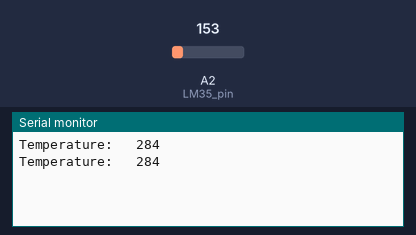
Recording of a sketch running on a simulated Arduino Uno, built with avr-gcc and run on an emulated ATmega328P. Shown: the last lines printed to the serial monitor. Inputs (shaded band) come from the test bench; at power-on: A2 (LM35_pin) = 153.

Above: at 1.8 s.
1.9 s: A2 (LM35_pin) set to 165
At 2.4 s:
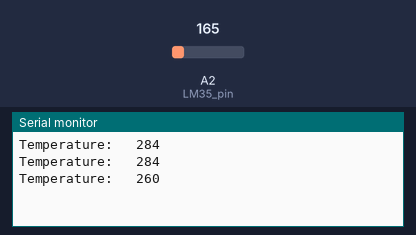
3.4 s: A2 (LM35_pin) set to 175
At 4.8 s:
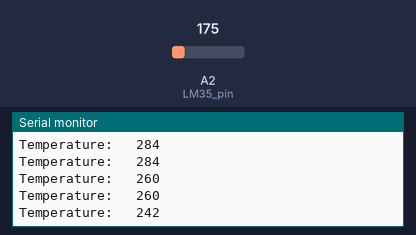
Timing chart, 0 to 6.4 s (numbered marks = the images above; inputs shaded):
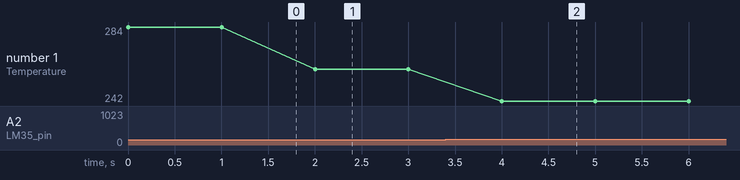

The sketch:

Lm35.ino
```cpp
/*
  Analog Input
 Demonstrates analog input by reading LM35 temperature sensor on analog pin 3 and
 calculates temperature. Then temperature shows on serial monitor.

 Created by David Cuartielles
 modified 21 Jan 2016
 By Yasin Kaya (selengalp)

 */

int LM35_pin = A2;    // select the input pin
float temp = 0;  // variable to store the value coming from the sensor

void setup() {
	// opening serial monitor with 9600 boudrate
	Serial.begin(9600);
 	//setup pin direciton
 	pinMode(LM35_pin,INPUT);
 }

void loop() {
	// read the value from the sensor:
	int temp = ((2500.0 / (analogRead(LM35_pin) * (5.0 / 1024.0))) - 500) / 10.0;
	// printing temperature to serial monitor
	Serial.print("Temperature:   ");
	Serial.println(temp);
	delay(1000);
}
```

Measured:
- after the input at 1.9 s, the serial monitor: prints a new line after 0.10 s (image 1)
- after the input at 3.4 s, the serial monitor: prints a new line after 0.60 s (image 2)
- plotted number 1: 284 → 260 after the input at 1.9 s, 260 → 242 after the input at 3.4 s
